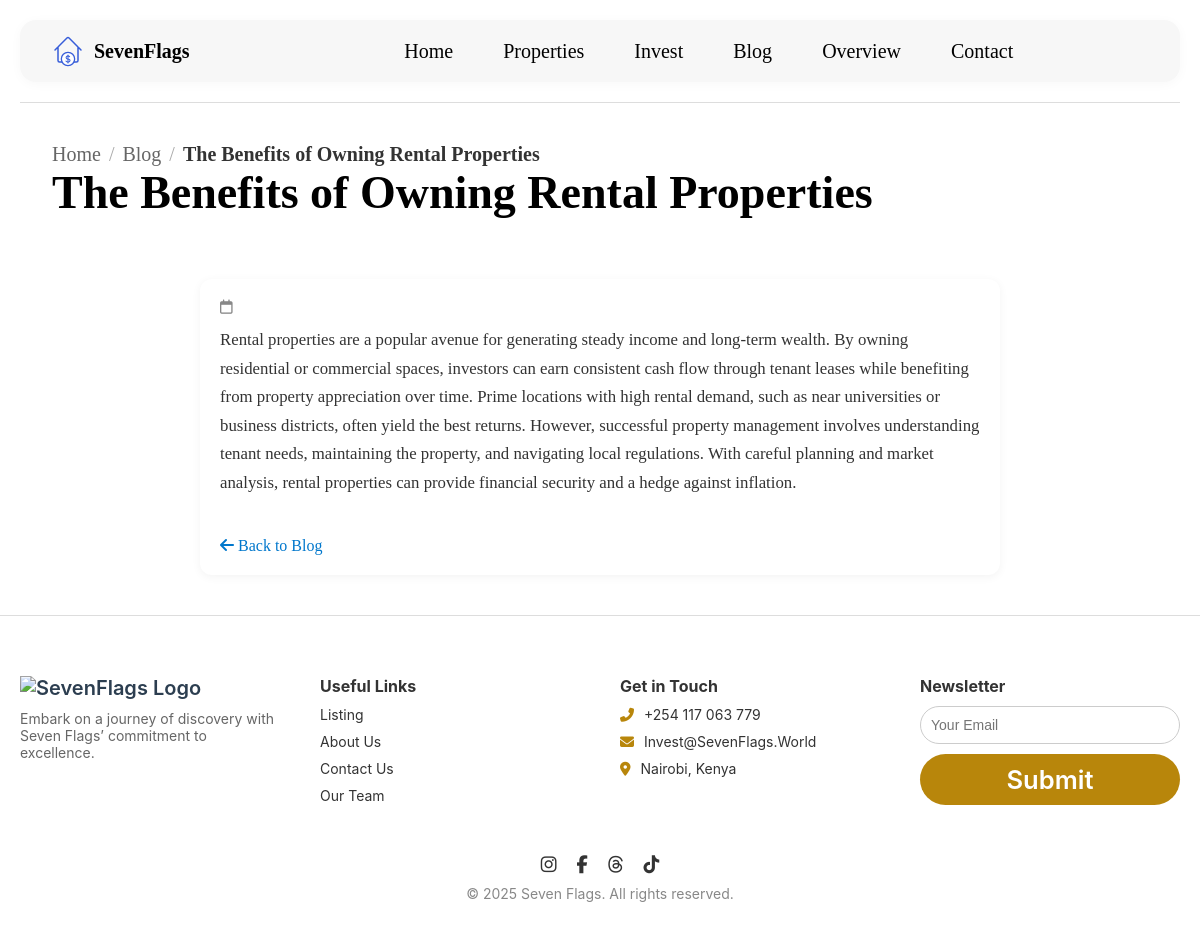
Page /blog/the-benefits-of-owning-rental-properties/ on the committed database.
### core/models.py (models this page shows, shortened)
class BlogPost(models.Model):
    author = models.ForeignKey(User, on_delete=models.SET_NULL, null=True)  # usually admin users
    title = models.CharField(max_length=255)
    slug = models.SlugField(unique=True, max_length=255)
    content = CKEditor5Field()
    published = models.BooleanField(default=False)
    published_at = models.DateTimeField(blank=True, null=True)
    created_at = models.DateTimeField(auto_now_add=True)
    updated_at = models.DateTimeField(auto_now=True)
    class Meta:
        ordering = ['-published_at']

### core/views.py (the view)
# urls.py: path('blog/<slug:slug>/', views.blog_details, name='blog_detail'),
def blog_details(request, slug):
    blog = get_object_or_404(BlogPost, slug=slug)
    return render(request, 'core/blog_detail.html', {'blog': blog})

### core/context_processors.py (called while the page is built)
def available_currencies(request):
    currencies = ExchangeRate.objects.values_list("target_currency", flat=True)
    return {
        "available_currencies": ["KES"] + list(currencies)  # Always include KES as base
    }

### core/templates/core/blog_detail.html (shortened to what this page needs)
{% load static %}
<!DOCTYPE html>
<html lang="en">
<head>
  <link rel="stylesheet" href="https://cdnjs.cloudflare.com/ajax/libs/font-awesome/6.5.0/css/all.min.css">
  <link rel="stylesheet" href="{% static 'css/styles.css' %}" />
</head>
<body>
  <header class="site-header">
    <div class="header-container">
      <div class="website-logo">
        <img class="logo-monogram" src="{% static 'icons/Rent Home Section.svg' %}" />
        <div class="brand-name">SevenFlags</div>
      </div>
      <nav class="navbar" id="navbar">
        <a href="{% url 'core:home' %}">Home</a>
        <a href="{% url 'core:properties' %}">Properties</a>
        <a href="{% url 'core:invest' %}">Invest</a>
        <a href="{% url 'core:blog' %}">Blog</a>
        <a href="{% url 'core:about' %}">Overview</a>
        <a href="{% url 'core:contact' %}">Contact</a>
      </nav>
    </div>
  </header>
  <main class="main-content">
    <section class="breadcrumb-section">
      <div class="breadcrumb-container">
        <div class="breadcrumb-wrapper">
          <div class="breadcrumb-links">
            <a href="{% url 'core:home' %}" class="breadcrumb-link">Home</a>
            <span class="breadcrumb-divider">/</span>
            <a href="{% url 'core:blog' %}" class="breadcrumb-link">Blog</a>
            <span class="breadcrumb-divider">/</span>
            <span class="breadcrumb-current">{{ blog.title }}</span>
          </div>
          <div class="breadcrumb-title-wrap">
            <h1 class="breadcrumb-title">{{ blog.title }}</h1>
          </div>
        </div>
      </div>
    </section>
    <section class="blog-detail-section">
      <div class="blog-container">
        <div class="blog-meta">
          <p class="blog-date"><i class="fa-regular fa-calendar"></i> {{ blog.date_published|date:"F j, Y" }}</p>
        </div>
        <div class="blog-content">
          {{ blog.content|safe }}
        </div>
        <div class="back-to-blog">
          <a href="{% url 'core:blog' %}"><i class="fa-solid fa-arrow-left"></i> Back to Blog</a>
        </div>
      </div>
    </section>
  </main>
  {% include 'partials/footer.html' %}
</body>
</html>

### static/css/styles.css (style rules this page uses)
* { margin: 0; padding: 0; box-sizing: border-box; }
:root { --main-color: #b8860b; --black: #000; --white: #fff; --gray: #666; --box-shadow: 0 2px 8px rgba(0, 0, 0, 0.1); --transition: all 0.3s ease; --font-family: 'Inter', sans-serif; }
html { margin: 0; padding: 0; scroll-behavior: smooth; }
body { margin: 0; padding: 0; }
img { max-width: 100%; display: block; }
a { text-decoration: none; color: inherit; transition: color 0.3s ease; }
.website-logo { display: flex; align-items: center; gap: 10px; }
.logo-monogram { height: 32px; font-size: 30px; }
.brand-name { font-weight: 600; font-size: 20px; color: #000000; }
.navbar { display: flex; gap: 50px; justify-content: center; flex: 1; align-items: center; }
.navbar a { text-decoration: none; color: black; font-weight: 500; font-size: 20px; }
.site-header { background: none; padding: 0; border-radius: 16px; margin: 20px; position: relative; display: flex; flex-direction: column; justify-content: flex-start; z-index: 1; overflow: visible; }
.header-container { display: flex; align-items: center; justify-content: space-between; width: 100%; padding: 15px 32px; border-radius: 16px; background: #f7f7f7; box-shadow: 0 2px 12px rgba(0, 0, 0, 0.03); gap: 80px; z-index: 2; flex-wrap: wrap; margin-top: 0; box-sizing: border-box; }
.breadcrumb-section { padding: 40px 32px 20px; border-top: 1px solid #ddd; margin: 0 20px; }
.breadcrumb-container { max-width: 1200px; margin: 0 auto; }
.breadcrumb-wrapper { display: flex; justify-content: space-between; align-items: center; flex-wrap: wrap; }
.breadcrumb-links { display: flex; align-items: center; flex-wrap: wrap; font-size: 20px; color: #666; }
.breadcrumb-link { text-decoration: none; color: #666; transition: color 0.3s; }
.breadcrumb-divider { margin: 0 8px; color: #aaa; }
.breadcrumb-current { font-weight: 600; color: #333; }
.breadcrumb-title-wrap { animation: fadeInUp 0.6s ease-out forwards; }
.breadcrumb-title { font-size: 46px; font-weight: 700; color: #000; margin: 0; }

### core/templates/core/blog_detail.html (style rules this page uses)
.blog-container { max-width: 800px; margin: 40px auto; padding: 20px; background: #fff; border-radius: 12px; box-shadow: 0 2px 10px rgba(0,0,0,0.05); }
.blog-meta { font-size: 0.9rem; color: #888; margin-bottom: 10px; }
.blog-content { line-height: 1.7; font-size: 1.05rem; color: #333; }
.blog-content p { margin-bottom: 1.2em; }
.back-to-blog { margin-top: 40px; }
.back-to-blog a { color: #0077cc; text-decoration: none; font-weight: 500; }

### rows in the picture
BlogPost: title "The Benefits of Owning Rental Properties", content "Rental properties are a popular avenue for generating steady income and long-term wealth. By owning residential or commercial spaces, investors can earn consistent cash flow through tenant leases while benefiting from property appreciation over time. Prime locations with high rental demand, such as near universities or business districts, often yield the best returns. However, successful property management involves understanding tenant needs, maintaining the property, and navigating local regulations. With careful planning and market analysis, rental properties can provide financial security and a hedge against inflation."
